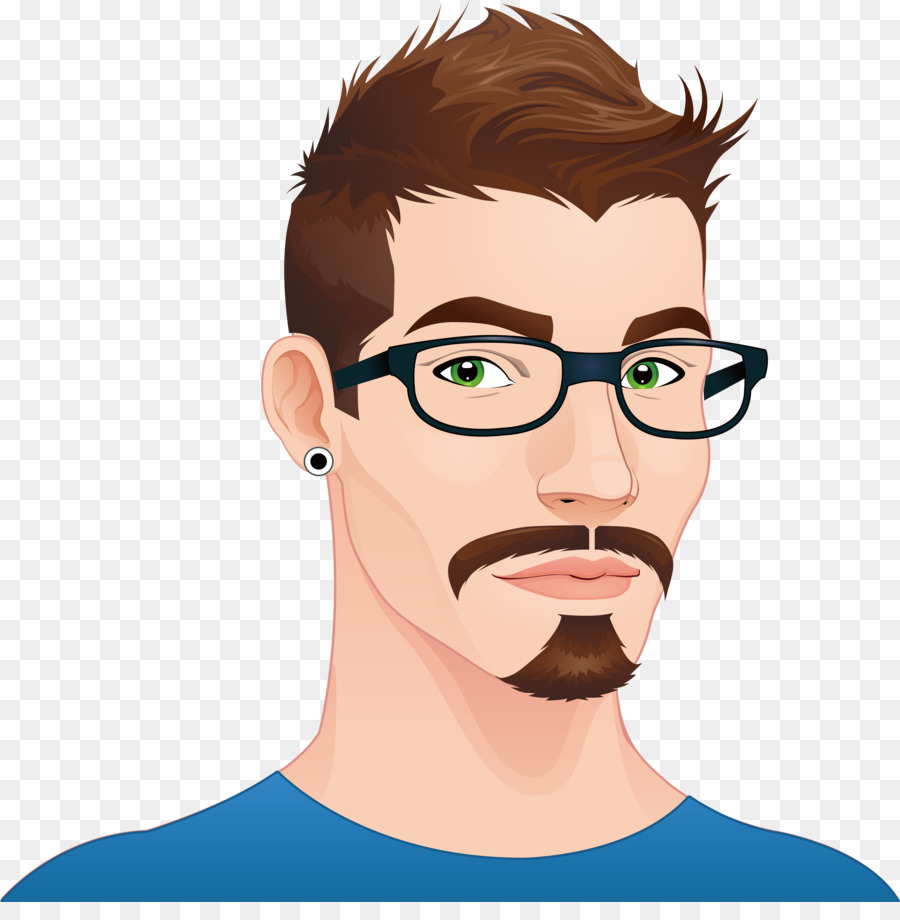
#> input picture real-time-face-recognition/man.jpg, 900 x 920 px, given in place of the camera
$ python Project.py
#> lines starting #> are read from the running program, lines starting #| are printed output that depends on the picture
import cv2
import numpy as np
cap=cv2.VideoCapture(0)

face_cascade=cv2.CascadeClassifier(r'/home/arjun/Desktop/workspace/machine-learning/haarcascade_frontalface_alt.xml')
skip=0
face_data=[]
face_section=[]
dataset_path='./sample_data/'
fileName=input("enter the name of the Person")
#> the answer given: man.jpg
while True:
	ret,frame=cap.read()
#> frame is the input picture: shape (920, 900, 3); mean B, G, R 196.8, 200.2, 209.1
	if ret==False:
 		continue
	gray_frame=cv2.cvtColor(frame,cv2.COLOR_BGR2GRAY)
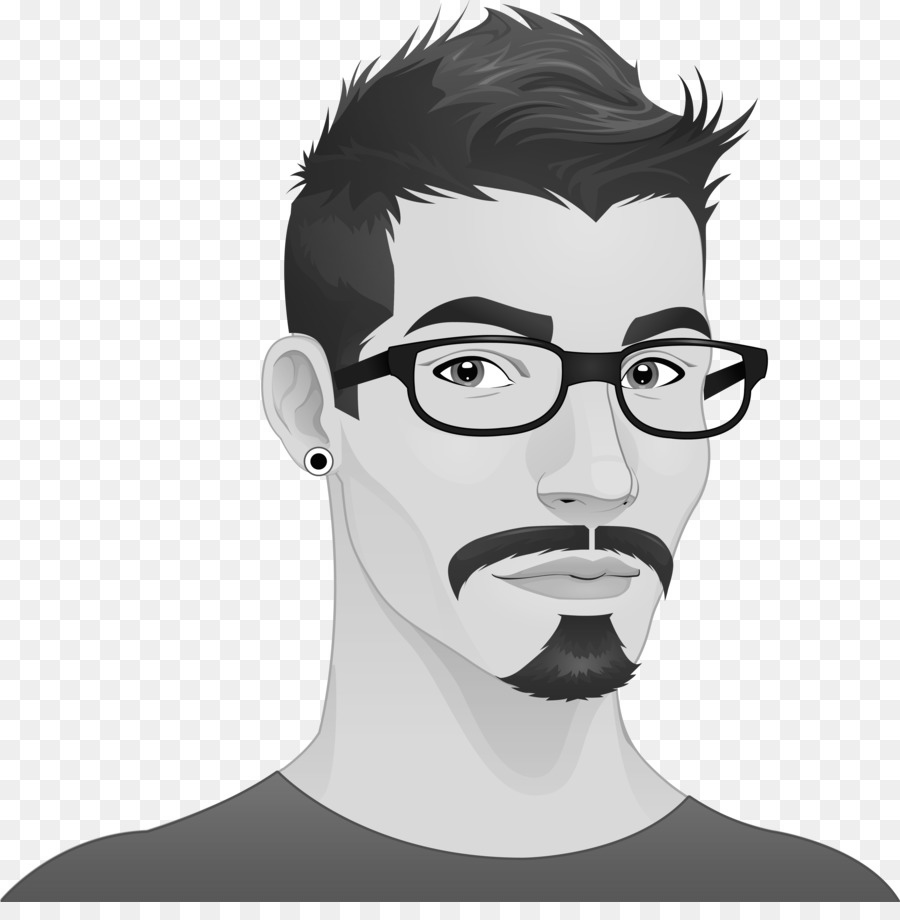
#> gray_frame: shape (920, 900); min 0, max 255, mean 202.5
	faces=face_cascade.detectMultiScale(frame,1.3,5)
#> faces = ()
	faces=sorted(faces,key=lambda f:f[2]*f[3])
#> faces = []
	for (x,y,w,h) in faces[-1:]:
		cv2.rectangle(frame,(x,y),(x+w,y+h),(0,255,255),2)
		# crop out the required face : Region Of Interest
		offset=10
		face_section=frame[y-offset:y+h+offset,x-offset:x+w+offset]
		face_section=cv2.resize(face_section,(100,100))
		face_section=np.array(face_section)
		#mat_array = cv.fromarray(face_section)
		skip+=1
		if skip%10==0:
			face_data.append(face_section)
			print(len(face_data))
#> this loop made 0 passes
#> after the loop, face_data = []; skip = 0
	cv2.imshow("Frame",frame)
	cv2.imshow("Face_section",face_section)
	key_pressed=cv2.waitKey(1) & 0xFF
#> (key q is pressed here)
	if key_pressed==ord('q'):
 		break
# convert our face_list into numpy array
face_data=np.asarray(face_data)
#> face_data = empty array
#> (the run stopped early here; a loop or call above may not have finished)
